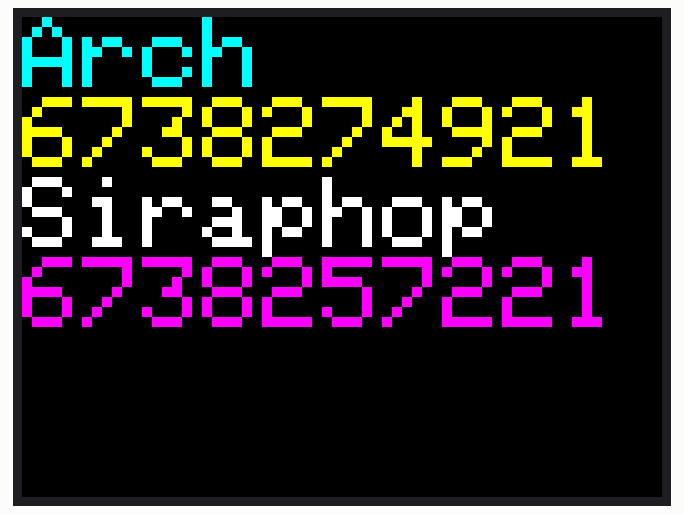
This sketch was run on a simulated ESP32. On the bench: 320×240 colour display.

Above: at 0.2 s.

The sketch:

lab1.ino
```cpp
#include <M5Stack.h>

void setup() {
  M5.begin();
  M5.Power.begin();
  // M5.Lcd.print("Hello World");

  M5.Lcd.setTextSize(5);
  M5.Lcd.setTextColor(CYAN);
  M5.Lcd.print("Arch\n");
  M5.Lcd.setTextColor(YELLOW);
  M5.Lcd.print("6738274921\n");
  M5.Lcd.setTextColor(WHITE);
  M5.Lcd.print("Siraphop\n");
  M5.Lcd.setTextColor(PINK);
  M5.Lcd.print("6738257221\n");

}

void loop() {
  // put your main code here, to run repeatedly:
}
```
